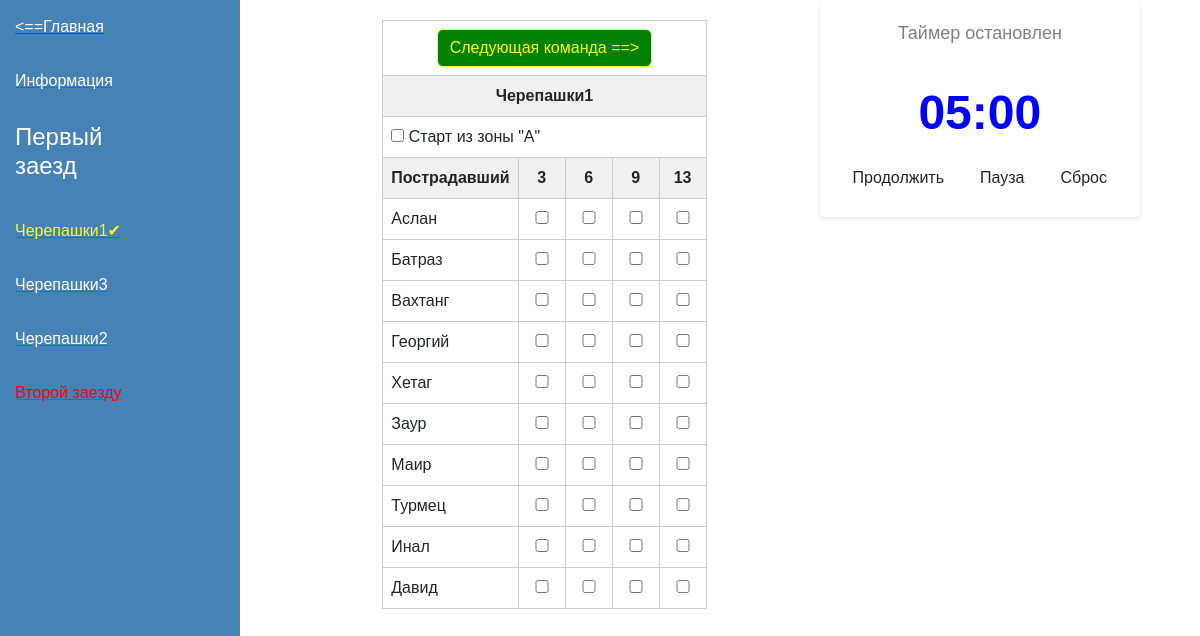
Page /timer/15/pilot/1/29 (signed in) on the committed database.
### for_work_with_database/class_db_team.py (models this page shows)
class TeamDB(SqlAlchemyBase):
    __tablename__ = 'teams'
    id = sqlalchemy.Column(sqlalchemy.Integer, primary_key=True, autoincrement=True)
    name_command = sqlalchemy.Column(sqlalchemy.String)
    name_of_organization = sqlalchemy.Column(sqlalchemy.String)
    first_score = sqlalchemy.Column(sqlalchemy.Text)
    second_score = sqlalchemy.Column(sqlalchemy.Text)
    nomination = sqlalchemy.Column(sqlalchemy.Integer)
    competition_id = sqlalchemy.Column(sqlalchemy.Integer)
    manager = sqlalchemy.Column(sqlalchemy.String)
    number_phone_of_manager = sqlalchemy.Column(sqlalchemy.String)
    email_of_manager = sqlalchemy.Column(sqlalchemy.String)
    name_first_member = sqlalchemy.Column(sqlalchemy.String)
    last_name_first_member = sqlalchemy.Column(sqlalchemy.String)
    middle_name_first_member = sqlalchemy.Column(sqlalchemy.String)
    date_birthday_first_member = sqlalchemy.Column(sqlalchemy.String)
    certificate_PFDO_first_member = sqlalchemy.Column(sqlalchemy.String)
    name_second_member = sqlalchemy.Column(sqlalchemy.String)
    middle_name_second_member = sqlalchemy.Column(sqlalchemy.String)
    last_name_second_member = sqlalchemy.Column(sqlalchemy.String)
    date_birthday_second_member = sqlalchemy.Column(sqlalchemy.String)
    certificate_PFDO_second_member = sqlalchemy.Column(sqlalchemy.String)
    final_top = sqlalchemy.Column(sqlalchemy.Integer)
    final_score = sqlalchemy.Column(sqlalchemy.Integer)
    random_queue = sqlalchemy.Column(sqlalchemy.Integer)
    time_of_first_race = sqlalchemy.Column(sqlalchemy.Integer)
    time_of_second_race = sqlalchemy.Column(sqlalchemy.Integer)
    list_logs_score_of_first_race = sqlalchemy.Column(sqlalchemy.Text)
    list_logs_score_of_second_race = sqlalchemy.Column(sqlalchemy.Text)

### main.py (the view, shortened to what this page needs)
@app.route("/timer/<int:competition_id>/<string:nomination>/<int:number_of_launch>/<string:id_team>",
           methods=["GET", "POST"])
@limiter.limit(REQUESTS_TIME)
def timer(competition_id, nomination, number_of_launch, id_team):
    id_team = int(id_team)
    if not current_user.is_authenticated:
        return redirect("/")
    if request.method == "GET":
        if id_team == -1:
            return redirect(f"/information_about_competition/{competition_id}/{nomination}/1")
        sess = db_session.create_session()
        teams = sess.query(TeamDB).filter(TeamDB.competition_id == competition_id).all()
        team = sess.query(TeamDB).filter(TeamDB.id == id_team).first()
        teams.sort(key=lambda x: x.random_queue)
        return render_template("timer.html",
                               affected_persons=const_data_json["list_of_affected"],
                               len=len,
                               team=team,
                               teams=teams,
                               nomination=nomination,
                               numb=0,
                               url_for=url_for,
                               str=str,
                               competition_id=competition_id, number_of_launch=number_of_launch)

### for_work_with_database/db_session.py (called while the page is built)
def create_session() -> Session:
    global __factory
    return __factory()

### main.py (called while the page is built)
@login_manager.user_loader
def load_user(user_id):
    db_sess = db_session.create_session()
    return db_sess.query(User).get(user_id)

### templates/timer.html (shortened to what this page needs)
<!DOCTYPE html>
<html lang="en">
<head>
</head>
<head>
    <link href="https://cdn.jsdelivr.net/npm/bootstrap@5.2.0/dist/css/bootstrap.min.css" rel="stylesheet">
    <link rel="stylesheet" href="https://cdn.jsdelivr.net/npm/bootstrap-icons@1.4.0/font/bootstrap-icons.css">
</head>
<body>
    <div class="menu-container">
        <a href="/">
            <button class="menu-button"><==Главная</button>
        </a>
        <a href="/information_about_competition/{{ competition_id }}/{{ nomination }}/{{ number_of_launch }}">
            <button class="menu-button">Информация</button>
        </a>
        {% if number_of_launch == 1 %}
            <h4 class="text_message_at_menu_buttons">Первый заезд</h4>
        {% else %}
            <h4 class="text_message_at_menu_buttons">Второй заезд</h4>
        {% endif %}
        {% for current_team in teams %}
            {% if len(current_team.name_command) > 30 %}
                {% if current_team.id == team.id %}
                    <a href="/timer/{{competition_id}}/{{nomination}}/{{number_of_launch}}/{{current_team.id}}">
                        <button class="menu-button"><font color="yellow">{{ current_team.name_command[:30] + "..." + "✔" }}</font></button>
                    </a>
                {% else %}
                    <a href="/timer/{{competition_id}}/{{nomination}}/{{number_of_launch}}/{{current_team.id}}">
                        <button class="menu-button">{{ current_team.name_command[:30] + "..." }}</button>
                    </a>
                {% endif%}
            {% else %}
                {% if current_team.id == team.id %}
                    <a href="/timer/{{competition_id}}/{{nomination}}/{{number_of_launch}}/{{current_team.id}}">
                        <button class="menu-button"><font color="yellow">{{ current_team.name_command + "✔" }}</font></button>
                    </a>
                {% else %}
                    <a href="/timer/{{competition_id}}/{{nomination}}/{{number_of_launch}}/{{current_team.id}}">
                        <button class="menu-button">{{ current_team.name_command }}</button>
                    </a>
                {% endif %}
            {% endif %}
        {% endfor %}
        {% if number_of_launch == 1%}
            <a href="/timer/{{ competition_id }}/{{nomination}}/2/{{teams[0].id}}">
                <button class="menu-button"><font color="red">Второй заезду</font></button>
            </a>
        {% else %}
            <a href="/timer/{{ competition_id }}/{{nomination}}/1/{{teams[0].id}}">
                <button class="menu-button"><font color="red">Первый заезд</font></button>
            </a>
        {% endif %}
    </div>
    <form method="POST" id="form_for_timer_for_competition">
        <div style="display: flex;">
        <table style="margin-top: 0%; margin-left: 70%; margin-top: 20px" >
            <tr>
                <td colspan="5">
                    <div align="center">
                        <button class="btn btn-reset" type="submit" style="background-color: green; border-color: yellow;"><font color="yellow">Следующая команда ==></font></button>
                    </div>
                </td>
            </tr>
            <tr>
                {% if len(team.name_command) > 30 %}
                    <th colspan="5">
                        <div align="center">
                            {{team.name_command[:30] + "..."}}
                        </div>
                    </th>
                {% else %}
                    <th colspan="5">
                        <div align="center">
                            {{team.name_command}}
                        </div>
                    </th>
                {% endif %}
            </tr>
            <tr>
                <td colspan="5">
                    <input type="checkbox" id="score_start" value="3" name="score_start" form="form_for_timer_for_competition">
                    <label for="score_start">Старт из зоны "A"</label>
                </td>
            </tr>
            <tr>
                <th>
                    <div align="center">
                        Пострадавший
                    </div>
                </th>
                <th>
                    <div align="center">3
                    </div>
                </th>
                <th>
                    <div align="center">6
                    </div>
                </th>
                <th>
                    <div align="center">9
                    </div>
                </th>
                <th>
                    <div align="center">13
                    </div>
                </th>
            </tr>
            <tbody>
            {% for index_person in range(len(affected_persons)) %}
            <tr>
                <td>{{affected_persons[index_person]}}</td>
                <td>
                    <input type="checkbox" id="affected_{{index_person}}_for_score_3" form="form_for_timer_for_competition" name="{{index_person}}_3" value="3" style="width: 30px; heigh: 30px">
                </td>
                <td>
                    <input type="checkbox" id="affected_{{index_person}}_for_score_6" form="form_for_timer_for_competition" name="{{index_person}}_6" value="6" style="width: 30px; heigh: 30px">
                </td>
                <td>
                    <input type="checkbox" id="affected_{{index_person}}_for_score_9" form="form_for_timer_for_competition" name="{{index_person}}_9" value="9" style="width: 30px; heigh: 30px">
                </td>
                <td>
                    <input type="checkbox" id="affected_{{index_person}}_for_score_13" form="form_for_timer_for_competition" name="{{index_person}}_13" value="13" style="width: 30px; heigh: 30px;">
                </td>
            </tr>
            {% endfor %}
            </tbody>
        </table>
        </div>
    </form>
    <div style="margin-left: 25%; padding: 20px; ">
    </div>
<div class="timer-container">
    <div class="timer-state" id="timerState">Таймер остановлен</div>
    <div class="timer" id="timer" name="time_of_launch" form="form_for_timer_for_competition">5:00</div>
    <div class="btn-container">
      <button class="btn btn-start"  type="button" id="startButton">Продолжить</button>
      <button class="btn btn-pause" type="button" id="pauseButton">Пауза</button>
      <button class="btn btn-reset" type="button" id="resetButton">Сброс</button>
    </div>
</div>
</body>
</body>
</html>

### templates/timer.html (style rules this page uses)
body { margin: 0; padding: 0; display: flex; justify-content: flex-end; align-items: flex-start; min-height: 100vh; background-color: white; font-family: Arial, sans-serif; }
.timer-container { display: flex; flex-direction: column; align-items: center; margin-right: 5% ; padding: 20px; background-color: white; box-shadow: 0 2px 4px rgba(0, 0, 0, 0.1); border-radius: 5px; }
.timer { margin-top: 20px; font-size: 48px; font-weight: bold; color: blue; margin-bottom: 10px; }
.timer-state { font-size: 18px; color: gray; margin-bottom: 10px; }
.btn-container { display: flex; gap: 10px; }
.btn { padding: 10px 20px; border: none; border-radius: 5px; cursor: pointer; font-size: 16px; font-weight: bold; color: white; transition: background-color 0.3s ease; }
.btn-start { background-color: blue; }
.btn-pause, .btn-reset { background-color: gray; }
table { width: 100%; border-collapse: collapse; }
th, td { border: 1px solid #ccc; padding: 8px; text-align: left; }
th { background-color: #f0f0f0; }
body { margin: 0; padding: 0; font-family: Arial, sans-serif; }
.menu-container { position: fixed; top: 0; left: 0; width: 20%; height: 100%; background-color: #4682B4; color: #fff; overflow-y: auto; }
.menu-button { display: block; width: 100%; padding: 15px; box-sizing: border-box; text-align: left; text-decoration: none; color: #fff; border: none; background-color: transparent; transition: background-color 0.3s; }
.text_message_at_menu_buttons { display: block; width: 25%; padding: 15px; box-sizing: border-box; text-align: left; text-decoration: none; color: #fff; border: none; background-color: transparent; transition: background-color 0.3s; }

### rows in the picture
TeamDB: name_command "Черепашки1✔", name_command "Черепашки1"
TeamDB: name_command "Черепашки3"
TeamDB: name_command "Черепашки2"

### other values in the picture
{{ affected_persons[index_person] }} "Аслан" "Батраз" "Вахтанг" "Георгий" "Хетаг" "Заур" "Маир" "Турмец" "Инал" "Давид"
